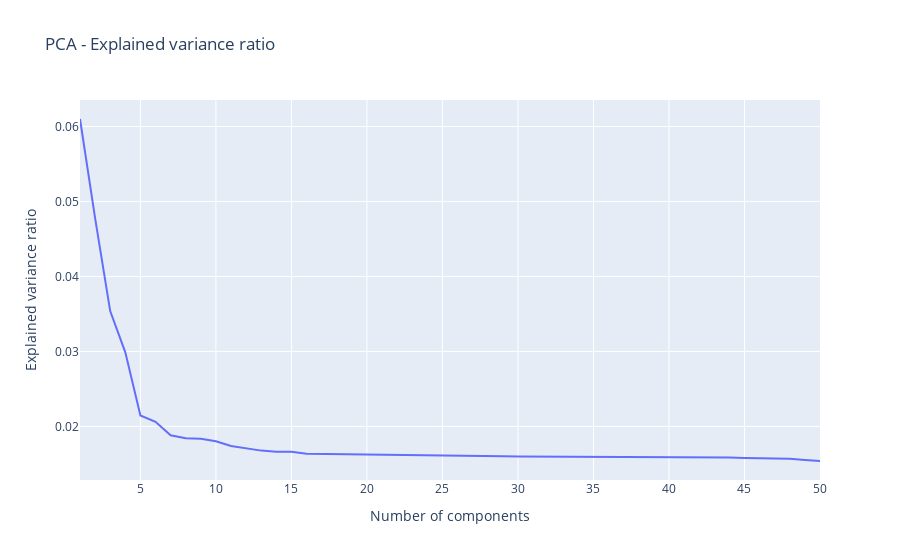

The code cell stored with this chart in its notebook:
### Code cell
users_dummy = pd.get_dummies(users.astype({"MEAN_click_timestamp": "int"}))
users_std = StandardScaler().fit_transform(users_dummy)

pca = PCA(n_components=50, random_state=42)
pca.fit(users_std)


px.line(
    x=range(1, len(pca.explained_variance_ratio_) + 1),
    y=pca.explained_variance_ratio_,
    title="PCA - Explained variance ratio",
    labels={"x": "Number of components", "y": "Explained variance ratio"},
)

### Figure 1 — Plotly figure (JSON) as saved in the notebook; plotly's stock layout.template omitted (floating-point values rounded to 4 significant figures)
{"data": [{"hovertemplate": "Number of components=%{x}<br>Explained variance ratio=%{y}<extra></extra>", "legendgroup": "", "line": {"color": "#636efa", "dash": "solid"}, "marker": {"symbol": "circle"}, "mode": "lines", "name": "", "orientation": "v", "showlegend": false, "type": "scatter", "x": [1, 2, 3, 4, 5, 6, 7, 8, 9, 10, 11, 12, 13, 14, 15, 16, 17, 18, 19, 20, 21, 22, 23, 24, 25, 26, 27, 28, 29, 30, 31, 32, 33, 34, 35, 36, 37, 38, 39, 40, 41, 42, 43, 44, 45, 46, 47, 48, 49, 50], "xaxis": "x", "y": [0.061, 0.04778, 0.03538, 0.02987, 0.02146, 0.02062, 0.01882, 0.01842, 0.01834, 0.01801, 0.0174, 0.01705, 0.01677, 0.01664, 0.01661, 0.01634, 0.01631, 0.01625, 0.01623, 0.01621, 0.01618, 0.01613, 0.01612, 0.01608, 0.01607, 0.01606, 0.01605, 0.01602, 0.01601, 0.016, 0.01599, 0.01598, 0.01598, 0.01596, 0.01595, 0.01594, 0.01593, 0.01591, 0.01591, 0.0159, 0.01589, 0.01587, 0.01586, 0.01584, 0.01579, 0.01576, 0.01574, 0.01568, 0.01553, 0.01539], "yaxis": "y"}], "layout": {"legend": {"tracegroupgap": 0}, "title": {"text": "PCA - Explained variance ratio"}, "xaxis": {"anchor": "y", "domain": [0, 1], "title": {"text": "Number of components"}}, "yaxis": {"anchor": "x", "domain": [0, 1], "title": {"text": "Explained variance ratio"}}}}
